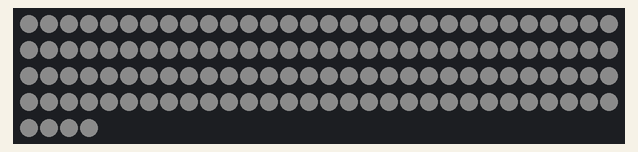
Bench run of a sketch on a simulated Arduino Uno, built with avr-gcc and run on an emulated ATmega328P. Shown: 124 RGB LEDs in strip order, left to right, continuing on the next row. Dim RGB values are drawn brighter than linear.

Above: at 3.6 s.

The sketch:

sketch_jul02b.ino
```cpp
#include <Adafruit_NeoPixel.h>

int i;
int color, R, G, B;
int add;
Adafruit_NeoPixel pixels = Adafruit_NeoPixel(124, 6, NEO_GRB + NEO_KHZ800);

void setup()
{
  pixels.begin();
  pixels.setBrightness(30);
  color = 0;
  R = 0;
  G = 0;
  B = 0;
  add = 1;
  //Serial.begin(9600);
//  for (i = 0; i < 124; i++)
//   pixels.setPixelColor(i, pixels.Color(50, 50, 50));
  delay(1000);
}

void loop()
{

  for (i = 0; i < 124; i++) {
    pixels.setPixelColor(i, pixels.Color(color,color,color));
  }
  pixels.show();
  delay(20);
  color = color + add;
  if (color >= 100) {
    add = -1;
  } else if (color <= 0) {
    add = 1;
  }

}
```
